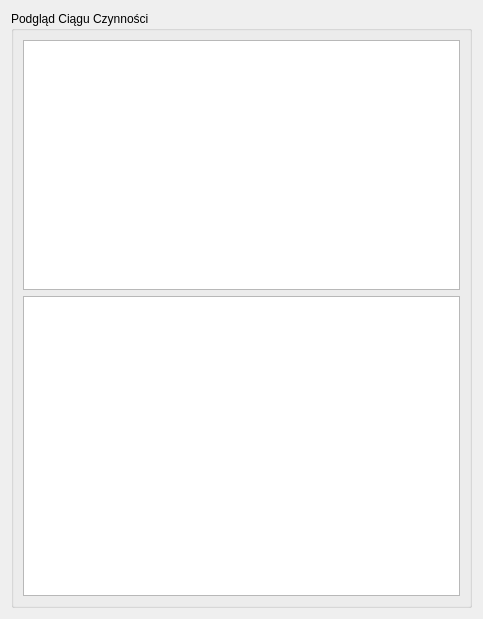
              <widget class="QWidget" name="scrollAreaWidgetContents">
               <property name="geometry">
                <rect>
                 <x>0</x>
                 <y>0</y>
                 <width>483</width>
                 <height>607</height>
                </rect>
               </property>
               <layout class="QVBoxLayout" name="verticalLayout_3">
                <item>
                 <widget class="QGroupBox" name="groupBox">
                  <property name="sizePolicy">
                   <sizepolicy hsizetype="Preferred" vsizetype="Expanding">
                    <horstretch>0</horstretch>
                    <verstretch>0</verstretch>
                   </sizepolicy>
                  </property>
                  <property name="title">
                   <string>Podgląd Ciągu Czynności</string>
                  </property>
                  <layout class="QVBoxLayout" name="verticalLayout_8">
                   <item>
                    <widget class="ScaleView" name="plotDayAction">
                     <property name="sizePolicy">
                      <sizepolicy hsizetype="Expanding" vsizetype="Fixed">
                       <horstretch>0</horstretch>
                       <verstretch>0</verstretch>
                      </sizepolicy>
                     </property>
                     <property name="minimumSize">
                      <size>
                       <width>0</width>
                       <height>250</height>
                      </size>
                     </property>
                    </widget>
                   </item>
                   <item>
                    <widget class="QTextBrowser" name="textBrowser">
                     <property name="enabled">
                      <bool>true</bool>
                     </property>
                     <property name="minimumSize">
                      <size>
                       <width>0</width>
                       <height>300</height>
                      </size>
                     </property>
                     <property name="cursor" stdset="0">
                      <cursorShape>ArrowCursor</cursorShape>
                     </property>
                     <property name="verticalScrollBarPolicy">
                      <enum>Qt::ScrollBarAsNeeded</enum>
                     </property>
                    </widget>
                   </item>
                  </layout>
                 </widget>
                </item>
               </layout>
              </widget>
